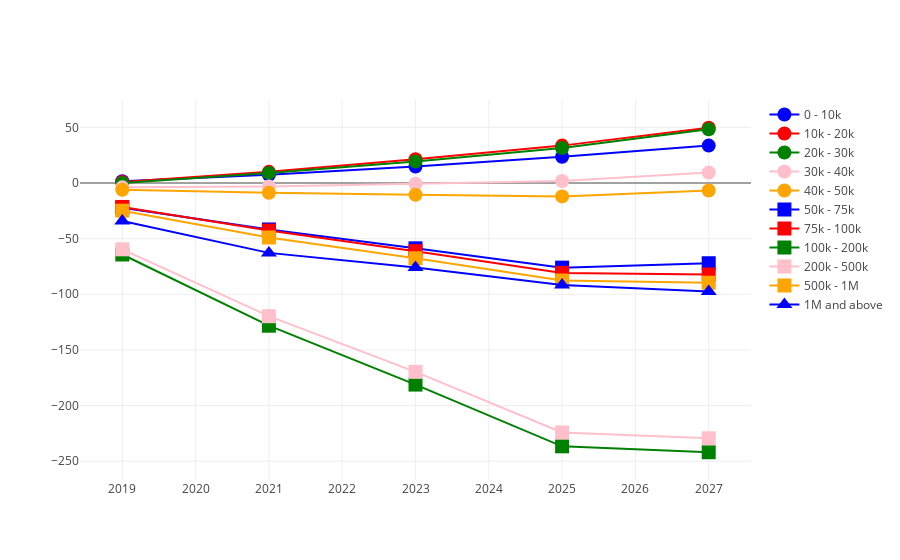

Notebook code cell kept with this figure:
### Code cell
iplot([{
    'x': df2.index,
    'y': df2.cumsum()[col],
    'name': col,
    'mode': 'lines+markers',
    'marker': mlist[idx]
}  for idx,col in enumerate(df2.cumsum().columns[0:-1])], filename='cufflinks/simple-line')

### Figure 1 — Plotly figure (JSON) as saved in the notebook; plotly's stock layout.template omitted (floating-point values rounded to 4 significant figures)
{"data": [{"marker": {"color": "blue", "size": 14, "symbol": "circle"}, "mode": "lines+markers", "name": "0 - 10k", "x": ["2019", "2021", "2023", "2025", "2027"], "y": [1.54, 7.41, 14.85, 23.53, 33.6]}, {"marker": {"color": "red", "size": 14, "symbol": "circle"}, "mode": "lines+markers", "name": "10k - 20k", "x": ["2019", "2021", "2023", "2025", "2027"], "y": [0.96, 10.01, 21.41, 33.59, 49.65]}, {"marker": {"color": "green", "size": 14, "symbol": "circle"}, "mode": "lines+markers", "name": "20k - 30k", "x": ["2019", "2021", "2023", "2025", "2027"], "y": [0.08, 9.08, 19.28, 31.49, 48.21]}, {"marker": {"color": "pink", "size": 14, "symbol": "circle"}, "mode": "lines+markers", "name": "30k - 40k", "x": ["2019", "2021", "2023", "2025", "2027"], "y": [-3.92, -3.15, -0.71, 1.85, 9.46]}, {"marker": {"color": "orange", "size": 14, "symbol": "circle"}, "mode": "lines+markers", "name": "40k - 50k", "x": ["2019", "2021", "2023", "2025", "2027"], "y": [-6.04, -8.7, -10.5, -12.03, -6.76]}, {"marker": {"color": "blue", "size": 14, "symbol": "square"}, "mode": "lines+markers", "name": "50k - 75k", "x": ["2019", "2021", "2023", "2025", "2027"], "y": [-22.27, -41.74, -58.68, -76.06, -72.08]}, {"marker": {"color": "red", "size": 14, "symbol": "square"}, "mode": "lines+markers", "name": "75k - 100k", "x": ["2019", "2021", "2023", "2025", "2027"], "y": [-21.52, -42.78, -61.25, -80.79, -82.18]}, {"marker": {"color": "green", "size": 14, "symbol": "square"}, "mode": "lines+markers", "name": "100k - 200k", "x": ["2019", "2021", "2023", "2025", "2027"], "y": [-64.24, -128.2, -181.1, -236.6, -241.9]}, {"marker": {"color": "pink", "size": 14, "symbol": "square"}, "mode": "lines+markers", "name": "200k - 500k", "x": ["2019", "2021", "2023", "2025", "2027"], "y": [-59.57, -119.7, -169.7, -224.2, -229.4]}, {"marker": {"color": "orange", "size": 14, "symbol": "square"}, "mode": "lines+markers", "name": "500k - 1M", "x": ["2019", "2021", "2023", "2025", "2027"], "y": [-24.88, -48.96, -67.65, -87.65, -89.59]}, {"marker": {"color": "blue", "size": 14, "symbol": "triangle-up"}, "mode": "lines+markers", "name": "1M and above", "x": ["2019", "2021", "2023", "2025", "2027"], "y": [-34.1, -62.79, -75.89, -91.7, -97.48]}], "layout": {}}
